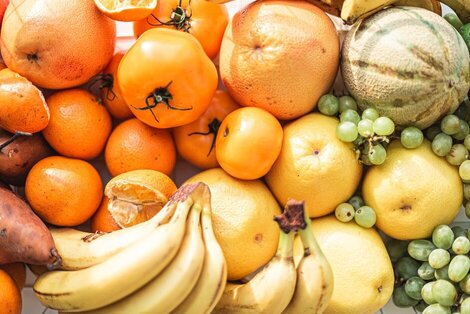
#> input picture img/fruit.jpg, 470 x 314 px
$ python color2.py
#> lines starting #> are read from the running program, lines starting #| are printed output that depends on the picture; after the words box and inside, x2 and y2 are one past the last pixel; in counts of white or black regions, pixels touching at a corner belong together
import cv2
import numpy as np
from matplotlib import pyplot as plt


img = cv2.imread("img/fruit.jpg")
#> img is the input picture: shape (314, 470, 3); mean B, G, R 84.1, 153.2, 208.5
imgRgb = cv2.cvtColor(img, cv2.COLOR_BGR2HSV)
#> imgRgb: shape (314, 470, 3); mean H, S, V 18.8, 155.5, 209
hist = cv2.calcHist([imgRgb], [0, 2], None, [32,32], [0, 256, 0, 256])


plt.subplots_adjust(wspace=0.5, hspace=0.5)
plt.subplot(2,2,1), plt.imshow(hist, interpolation = "nearest")
plt.colorbar(plt.imshow(hist, interpolation = "nearest"))


ret,thresh0 = cv2.threshold(imgRgb[:,:,0], 0, 255, cv2.THRESH_BINARY+cv2.THRESH_OTSU)
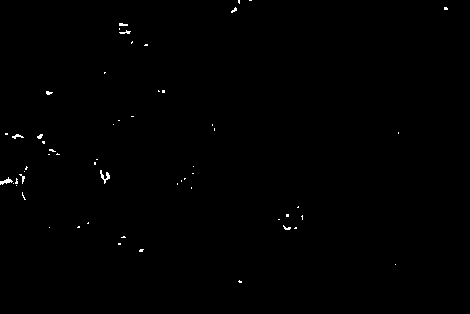
#> thresh0: shape (314, 470); 0.33% white in thin lines or dots, all inside (x1, y1, x2, y2) = (0, 0, 448, 283)
#> ret = 90
ret,thresh1 = cv2.threshold(imgRgb[:,:,1], 0, 255, cv2.THRESH_BINARY+cv2.THRESH_OTSU)
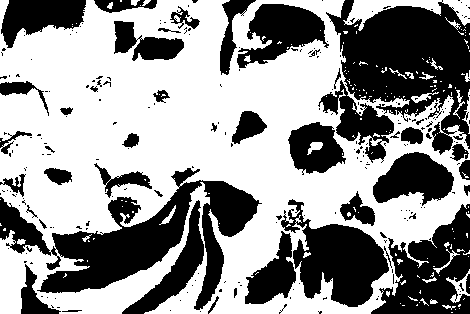
#> thresh1: shape (314, 470); 57.9% white; 245 black regions (195 under 20 px), largest, box (x1, y1, x2, y2) and area: (0, 168, 262, 310) 12358, (326, 0, 470, 155) 12184, (281, 199, 389, 307) 5815
#> ret = 146
ret,thresh2 = cv2.threshold(imgRgb[:,:,2], 0, 255, cv2.THRESH_BINARY+cv2.THRESH_OTSU)
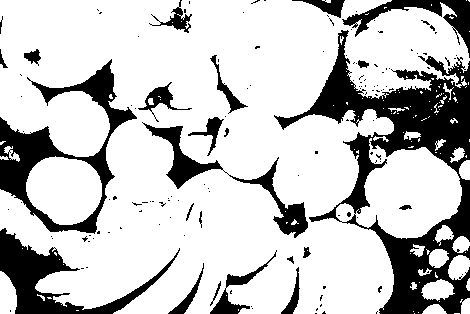
#> thresh2: shape (314, 470); 76.9% white; 143 black regions (119 under 20 px), largest, box (x1, y1, x2, y2) and area: (274, 30, 470, 314) 15613, (0, 59, 137, 234) 5762, (0, 228, 180, 314) 4137
#> ret = 176


plt.subplot(2,2,2), plt.imshow(thresh0, 'gray'), plt.title('Threshold Hue')
plt.subplot(2,2,3), plt.imshow(thresh1, 'gray'), plt.title('Threshold Saturation')
plt.subplot(2,2,4), plt.imshow(thresh2, 'gray'), plt.title('Threshold Value')


plt.show()
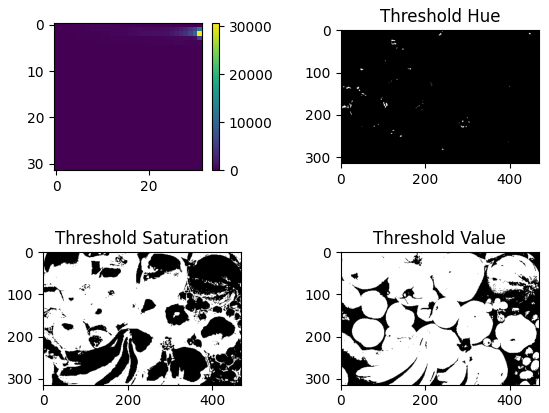
#> figure drawn by matplotlib, 5 panels
